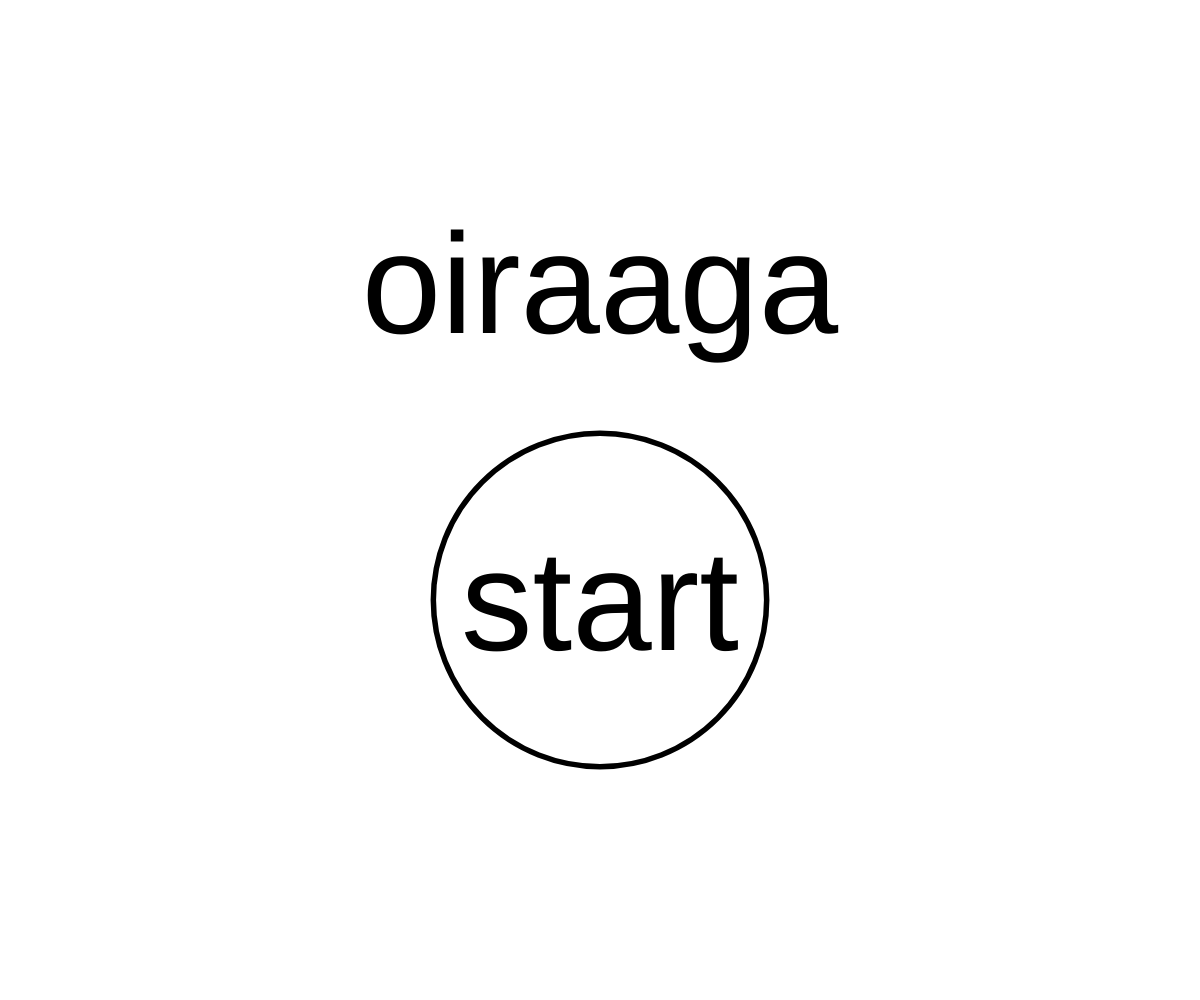
Frame 1 (no input)
Frame 60 (no input): identical to frame 1, image omitted
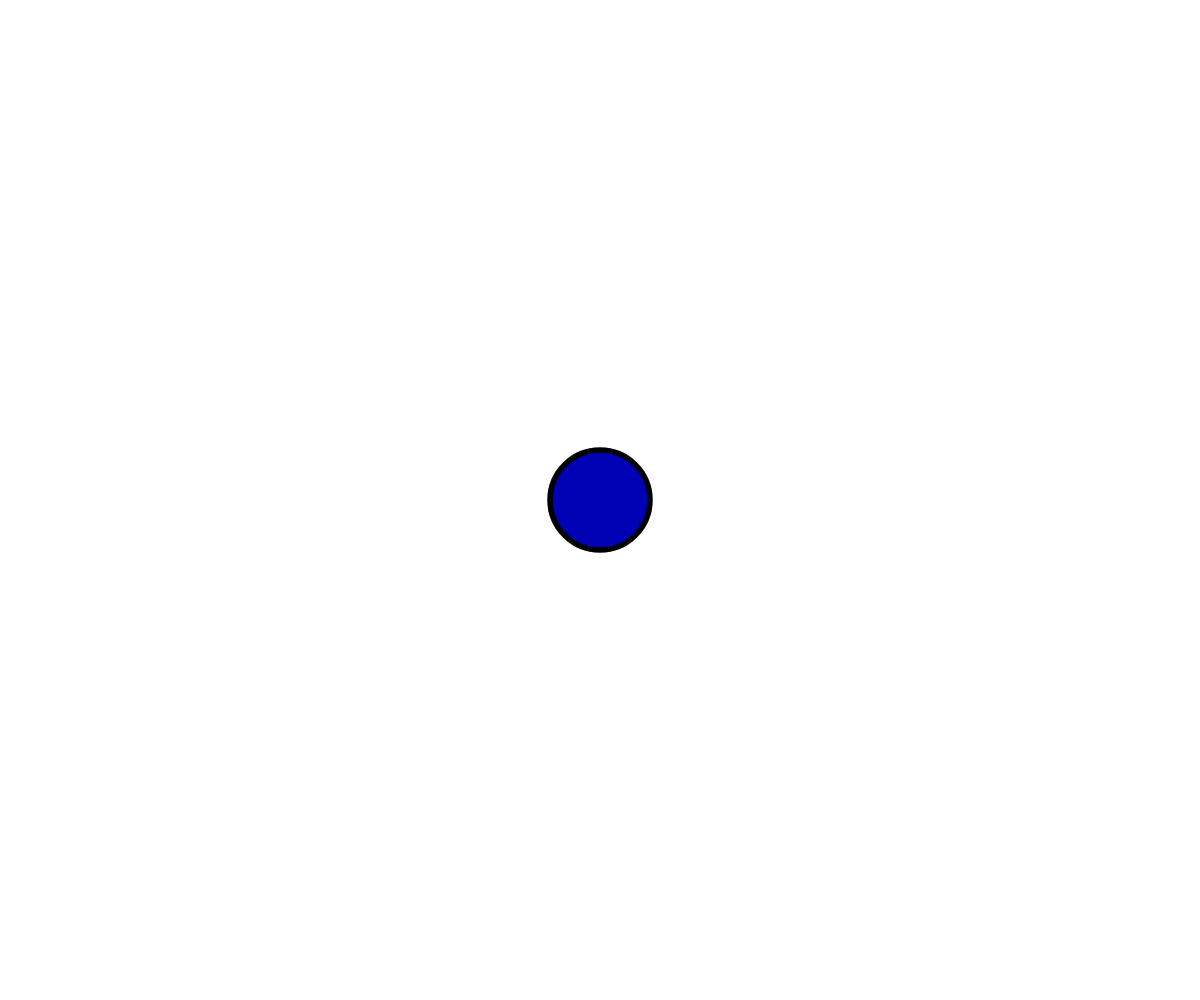
Frame 120 (the mouse pressed at the canvas centre since frame 60)

The p5.js sketch that drew these frames (run headless with seeded random() and noise() and a simulated clock; from frame 60 on, the mouse is pressed at the canvas centre):

// p5.js sketch
// ── sketch.js
var gameState = 0;

function doMenu() {
  background(255);
  textSize(height/7);
  fill(0);
  text('oiraaga',width/2,height/3);
  if(dist(mouseX,mouseY,width/2,height/5*3) < height/6) {
    fill(180);
    if(mouseIsPressed) {
      gameState = 1;
      initGame();
    }
  } else {fill(255)}
  ellipse(width/2,height/5*3,height/3,height/3);
  fill(0);
  text('start',width/2,height/20*13);
}

function Pellet() {
  this.position = new p5.Vector(random(width),random(height));
  this.size = random(10,30);
  this.color = [random(255),random(255),random(255)];
  this.isTouchingPlayer = function() {
    if(dist(this.position.x,this.position.y,player.position.x,player.position.y) < this.size/2 + player.size/2)
    {return true;} else {return false;}
  }
  this.draw = function() {
    fill(this.color[0],this.color[1],this.color[2]);
    ellipse(this.position.x,this.position.y,this.size,this.size);
  }
}

function initGame() {
  player = {
    position: new p5.Vector(mouseX,mouseY),
    size: 100,
		viewSize: 100,
    draw: function() {
      fill(0,0,180);
      ellipse(this.position.x,this.position.y,this.viewSize,this.viewSize);
			var mouseDist = new p5.Vector(mouseX-this.position.x,mouseY-this.position.y);
			if(dist(this.position.x,this.position.y,mouseX,mouseY) > (400/this.size)) {
      this.position.add(mouseDist.normalize().mult(400/this.size)); }
			this.viewSize += (this.size-this.viewSize)/5;
    }
  }
  pellets = [];
}

function doGame() {
  background(255);
  player.draw();
	var p = pellets.length;
  while(p--) {
		pellets[p].draw();
    if(pellets[p].isTouchingPlayer()) {
      player.size += pellets[p].size/((player.size^2)/100);
			console.log(pellets[p].size/((player.size^2)/100));
      pellets.splice(p,1);
    }
  }
  if(random(30)<1 && pellets.length < 10) {
    pellets.push(new Pellet());
  }
}

function setup() {
  canvas = createCanvas(window.innerWidth,window.innerHeight);
  textAlign(CENTER);
	strokeWeight((height+width)/400);
  smooth();
}

function draw() {
  if(gameState === 0) {
    doMenu();
  }
  if(gameState === 1) {
    doGame();
  }
}
